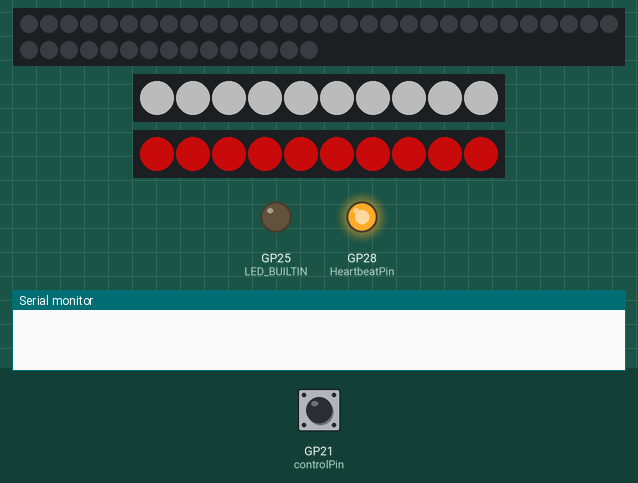
Simulated run of this sketch. Board: Raspberry Pi Pico. Shown: 45 RGB LEDs in strip order, left to right, continuing on the next row, 2 × 10 RGB LEDs in strip order, left to right, output pins drawn as LEDs (lit = HIGH), the last lines printed to the serial monitor. Inputs (shaded band) come from the test bench; at power-on: GP21 (controlPin) HIGH. Dim RGB values are drawn brighter than linear.

Above: at 2.3 s.
2.4 s: GP21 (controlPin) pulled LOW for 0.15 s
At 2.52 s:
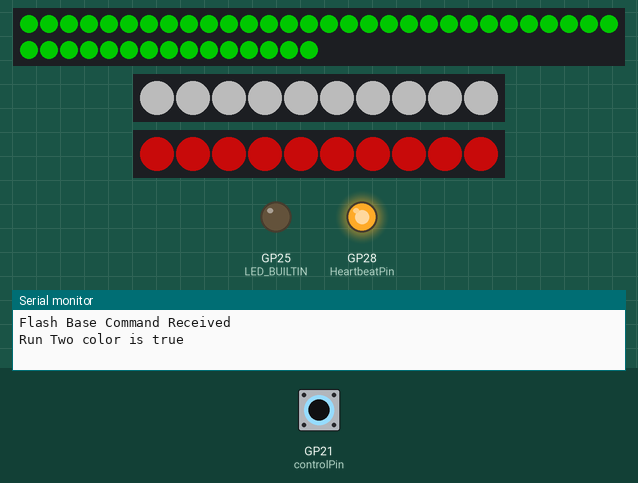
At 2.98 s:
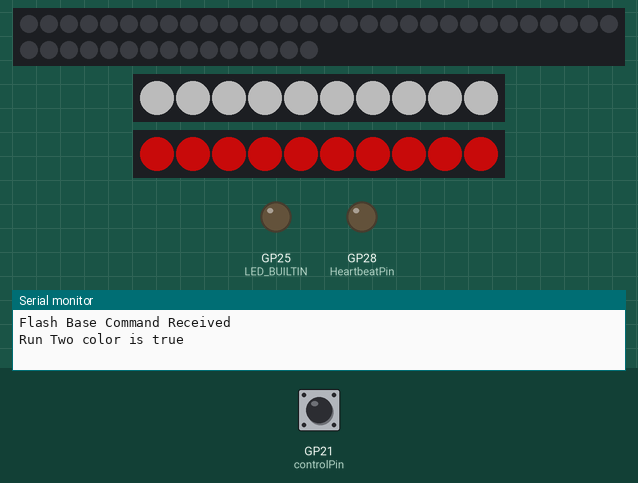
3.1 s: GP21 (controlPin) pulled LOW for 1 s
At 3.13 s:
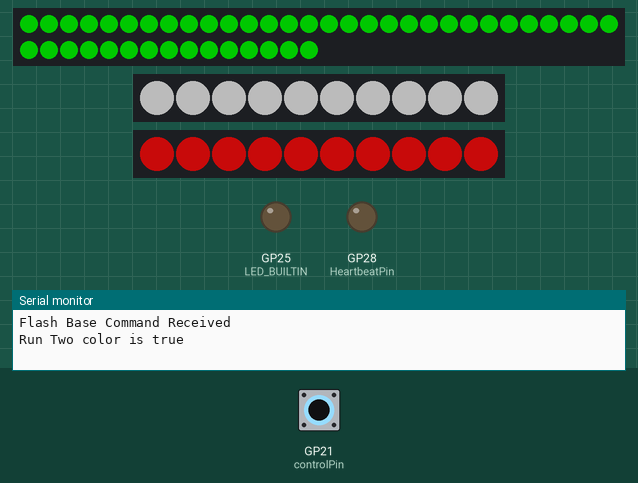
4.7 s: GP21 (controlPin) pulled LOW for 3.2 s
Timing chart, 0 to 14.5 s (numbered marks = the images above; inputs shaded):
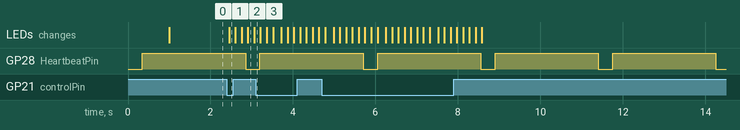

Measured:
- after the input at 2.4 s, the LEDs: change after 0.05 s (image 1)
- by itself, GP28 (HeartbeatPin): alternates HIGH for 2.5 s and LOW for 0.35 s

The sketch:

main08.2.ino
```cpp
#include <string>
#include <Adafruit_NeoPixel.h>

/////////////////////////////////////////////////////////////////
// Data Constants
#define numLedBase 45    // # of Base Leds
#define numLedFront 10    // # of Front Leds
#define numLedRear 10    // # of Rear Leds

#define ledPinFront 18    // Front output pin
#define ledPinRear 19    // Rear output pin
#define ledPinBase 20    // Base output pin
#define controlPin 21    // Base output pin
#define HeartbeatPin 28 // Heartbeat output pin

#define veryShortTimeout 200
#define shortTimeout 500
#define midTimeout 1000
#define longTimeout 5000

#define fastRate 125
#define midRate 250
#define slowRate 350

#define lowBright 125
#define midBright  170
#define highBright 255

/////////////////////////////////////////////////////////////////
Adafruit_NeoPixel ledBase(numLedBase, ledPinBase, NEO_GRB + NEO_KHZ800);
Adafruit_NeoPixel ledFront(numLedFront, ledPinFront, NEO_GRB + NEO_KHZ800);
Adafruit_NeoPixel ledRear(numLedRear, ledPinRear, NEO_GRB + NEO_KHZ800);

#define picoRed ledBase.Color(255, 15, 15)
#define picoOrange ledBase.Color(currentBrightness, int(0.27*currentBrightness), 0)
#define picoYellow ledBase.Color(currentBrightness, int(0.65*currentBrightness), 0)
#define picoGreen ledBase.Color(0, 255, 0)
#define picoBlue ledBase.Color(0, 0, 255)
#define picoPurple ledBase.Color(int(0.58*currentBrightness), int(0.11*currentBrightness), int(0.58*currentBrightness))
#define picoWhite ledBase.Color(255, 255, 255)
#define picoBlack ledBase.Color(0, 0, 0)

/////////////////////////////////////////////////////////////////
// Global control parameters

int ledStripUsed = 1;
// #1 is Base

int currentTimeout = midTimeout;
// Short Timeout; Mid Timeout; Long Timeout

int currentFlashRate = fastRate;
// Slow Rate; Mid Rate; Fast Rate

int currentBrightness = highBright;
// Low Bright; Mid Bright; High Bright

//int currentOneColor = picoRed;
int currentTwoColorOn = picoGreen;
int currentTwoColorOff = picoBlack;

//bool runOneColor = false; // Controls running of OneColor()
bool runTwoColor = false; // Controls running of TwoColor()
bool flashControl = false; // Controls flashing of base

/////////////////////////////////////////////////////////////////

void blinkLed() {
  digitalWrite(LED_BUILTIN, HIGH);
  delay(200);
  digitalWrite(LED_BUILTIN, LOW);
}

void heartBeat() {
  digitalWrite(HeartbeatPin, LOW);
  delay(350);
  digitalWrite(HeartbeatPin, HIGH);
  delay(2500);
} //end heartBeat

void clearAll(){
  //Serial.println("Clear All");
  //runOneColor = false;
  runTwoColor = false;
  ledBase.clear();
  delay(50);
  ledBase.show();
}
/////////////////////////////////////////////////////////////////

void twoColor(int newLedStrip, uint32_t newOnColor, uint32_t newOffColor, long newOnTime, long newOffTime, long newDuration ) {
  //Serial.println("Starting twoColor() ");
  if (runTwoColor) {
    Serial.println("Run Two color is true");
  }
  else if (!runTwoColor)  {
    //Serial.println("Run Two color is false");
  }
  long endTime = millis() + newDuration;
  long currentTime = millis();
  long nextTime;
  //Serial.printf("End Time is: %u, \n\r",endTime);
  while ((millis() < endTime) && (runTwoColor == true)){
    //Serial.println("In while < endtime");
    //Serial.printf("Current Time is %u, \n\r",millis());
    if (ledStripUsed == 1) {
      ledBase.fill(newOnColor,0,numLedBase);
      ledBase.show();
    } // End if ledStripUsed is 1
    nextTime = millis() + newOnTime; // End time for next on-time cycle
    while (millis() < nextTime){ // LED Strip is on
      //Serial.printf("Time while LED strip is on: %u, \n\r",millis());
      delay(50);
    } // End while on-time
    if (ledStripUsed == 1) {
      ledBase.fill(newOffColor,0,numLedBase);
      ledBase.show();
    } // End if ledStripUsed is 1
    nextTime = millis() + newOffTime; // End time for next off-time cycle
    while (millis() < nextTime){ // LED Strip is oFF
      //Serial.printf("Time while LED strip is off: %u, \n\r",millis());
      delay(50);
    } // End while off-time
  } // End while <  End Time
  //Serial.printf("Ending Time for Two-Color is %u secs, \n\r",int(millis()/1000));
  if (ledStripUsed == 1) {
    ledBase.clear();
    ledBase.show();
   } // End if ledStripUsed is 1
  //Serial.println("Ending twoColor() ");
    runTwoColor = false;
} // End twoColor

/////////////////////////////////////////////////////////////////
/////////////////////////////////////////////////////////////////

void setup() {
    Serial.begin(115200);
    delay(1000);
    ledBase.begin();
    ledBase.clear();
    ledBase.setBrightness(100);

    ledFront.begin();
    ledFront.clear();
    ledFront.setBrightness(75);
    ledFront.fill(picoWhite,0,numLedFront);
    ledFront.show();

    ledRear.begin();
    ledRear.clear();
    ledRear.setBrightness(100);
    ledRear.fill(picoRed,0,numLedRear);
    ledRear.show();

    pinMode(LED_BUILTIN, OUTPUT);
    pinMode(controlPin, INPUT_PULLUP);
    delay(100);
} // End setup()

//////////////////////////////////////////////////////////////////////
void loop() {
  twoColor(ledStripUsed, currentTwoColorOn, currentTwoColorOff, currentFlashRate, currentFlashRate, currentTimeout);
  //delay(50);
  checkControl();
} // End loop()
///////////////////////////////////////////////////////////////////////////////

void checkControl(){
  bool inputState = digitalRead(controlPin);
  if (inputState == LOW){
    delay(50);
    inputState = digitalRead(controlPin);
    if (inputState == LOW){
          runTwoColor = true;
          Serial.println("Flash Base Command Received");
    } // End input low confirmed
    else {
      // Do nothing; input low not confiremd
    }
  } // End if input low
  else{
    runTwoColor = false;
  } // //End input is high
} // End check control

void setup1() {
    pinMode(HeartbeatPin, OUTPUT);
}

void loop1(){
  heartBeat();
}
```
